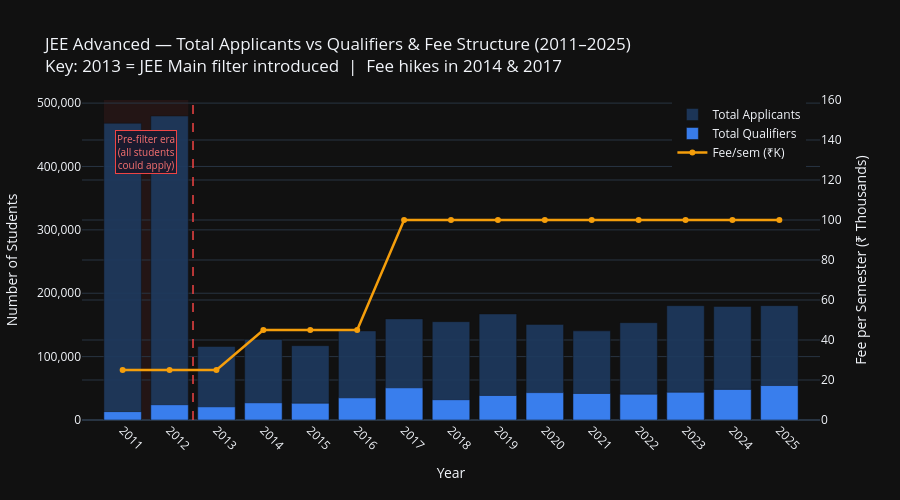

Notebook cell for this chart:
### Code cell
import plotly.graph_objects as go

fig = go.Figure()

# Bars — applicants
fig.add_trace(go.Bar(
    x=df["Year"],
    y=df["app_Total"],
    name="Total Applicants",
    marker_color="#1e3a5f",
    opacity=0.9
))

fig.add_trace(go.Bar(
    x=df["Year"],
    y=df["qual_Total"],
    name="Total Qualifiers",
    marker_color="#3b82f6",
    opacity=0.95
))

# Fee line (secondary axis)
fig.add_trace(go.Scatter(
    x=df["Year"],
    y=df["Fee"] / 1000,
    name="Fee/sem (₹K)",
    mode="lines+markers",
    line=dict(color="#f59e0b", width=2.5),
    yaxis="y2"
))

# Highlight 2011–2012 region
fig.add_vrect(
    x0=2010.6, x1=2012.4,
    fillcolor="#ef4444",
    opacity=0.08,
    layer="below",
    line_width=0
)

# Vertical line at 2013 break
fig.add_vline(
    x=2012.5,
    line=dict(color="#ef4444", width=1.5, dash="dash")
)

# Annotation
fig.add_annotation(
    x=2011.5,
    y=df["app_Total"].max() * 0.88,
    text="Pre-filter era<br>(all students<br>could apply)",
    showarrow=False,
    font=dict(size=10, color="#f87171"),
    bgcolor="#1a1a2e",
    bordercolor="#ef4444",
    borderwidth=1
)

# Layout
fig.update_layout(
    title="JEE Advanced — Total Applicants vs Qualifiers & Fee Structure (2011–2025)<br>"
          "Key: 2013 = JEE Main filter introduced  |  Fee hikes in 2014 & 2017",
    xaxis=dict(
        title="Year",
        tickmode="array",
        tickvals=df["Year"],
        tickangle=45
    ),
    yaxis=dict(
        title="Number of Students",
        tickformat=","
    ),
    yaxis2=dict(
        title="Fee per Semester (₹ Thousands)",
        overlaying="y",
        side="right",
        range=[0, 160]
    ),
    barmode="overlay",  # same overlap feel as matplotlib
    legend=dict(x=0.8, y=1),
    template="plotly_dark",
    height=500
)
fig.write_html("21_applicants_qualifiers_fee.html")
fig.show()

### Figure 1 — Plotly figure (JSON) as saved in the notebook; plotly's stock layout.template omitted (floating-point values rounded to 4 significant figures)
{"data": [{"marker": {"color": "#1e3a5f"}, "name": "Total Applicants", "opacity": 0.9, "type": "bar", "x": [2011, 2012, 2013, 2014, 2015, 2016, 2017, 2018, 2019, 2020, 2021, 2022, 2023, 2024, 2025], "y": [468280, 479651, 115971, 126995, 117278, 140537, 159540, 155158, 167319, 150838, 140699, 153590, 180372, 179200, 180428]}, {"marker": {"color": "#3b82f6"}, "name": "Total Qualifiers", "opacity": 0.95, "type": "bar", "x": [2011, 2012, 2013, 2014, 2015, 2016, 2017, 2018, 2019, 2020, 2021, 2022, 2023, 2024, 2025], "y": [13196, 24112, 20834, 27152, 26456, 34976, 50773, 31988, 38705, 43204, 41862, 40712, 43769, 48248, 54378]}, {"line": {"color": "#f59e0b", "width": 2.5}, "mode": "lines+markers", "name": "Fee/sem (₹K)", "type": "scatter", "x": [2011, 2012, 2013, 2014, 2015, 2016, 2017, 2018, 2019, 2020, 2021, 2022, 2023, 2024, 2025], "y": [25.0, 25.0, 25.0, 45.0, 45.0, 45.0, 100.0, 100.0, 100.0, 100.0, 100.0, 100.0, 100.0, 100.0, 100.0], "yaxis": "y2"}], "layout": {"annotations": [{"bgcolor": "#1a1a2e", "bordercolor": "#ef4444", "borderwidth": 1, "font": {"color": "#f87171", "size": 10}, "showarrow": false, "text": "Pre-filter era<br>(all students<br>could apply)", "x": 2012.0, "y": 422100.0}], "barmode": "overlay", "height": 500, "legend": {"x": 0.8, "y": 1}, "shapes": [{"fillcolor": "#ef4444", "layer": "below", "line": {"width": 0}, "opacity": 0.08, "type": "rect", "x0": 2011.0, "x1": 2012.0, "xref": "x", "y0": 0, "y1": 1, "yref": "y domain"}, {"line": {"color": "#ef4444", "dash": "dash", "width": 1.5}, "type": "line", "x0": 2012.0, "x1": 2012.0, "xref": "x", "y0": 0, "y1": 1, "yref": "y domain"}], "title": {"text": "JEE Advanced — Total Applicants vs Qualifiers & Fee Structure (2011–2025)<br>Key: 2013 = JEE Main filter introduced  |  Fee hikes in 2014 & 2017"}, "xaxis": {"tickangle": 45, "tickmode": "array", "tickvals": [2011, 2012, 2013, 2014, 2015, 2016, 2017, 2018, 2019, 2020, 2021, 2022, 2023, 2024, 2025], "title": {"text": "Year"}}, "yaxis": {"tickformat": ",", "title": {"text": "Number of Students"}}, "yaxis2": {"overlaying": "y", "range": [0, 160], "side": "right", "title": {"text": "Fee per Semester (₹ Thousands)"}}}}
